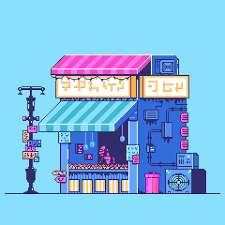
#> input picture img/1.png, 225 x 225 px, found by its file name
$ python openCV_intro.py
#> lines starting #> are read from the running program, lines starting #| are printed output that depends on the picture
import cv2    #import open CV

#ta có thể tạo 1 hàm để thay cho việc hiển thị ảnh rườm rà
#tuy nhiên như thế này ảnh sẽ hiển thị lần lượt chứ ko cùng lúc
# sử dụng display('base', img) để hiển thị
def display(title, img):
    cv2.imshow(title, img)
    cv2.waitKey(10000)
    cv2.destroyWindow(title)

#đọc một ảnh
path='C:/computer_vision/img/1.png'
img=cv2.imread(path)
#> img is the input picture: shape (225, 225, 3); mean B, G, R 227.8, 187.3, 131.9
#in thông tin ảnh
print(img)           #kết quả là bảng 3 chiều
#> (printed output is left out)
#lấy kích thước và in ra
print(img.shape)          #(225, 225 , 3)
#| (225, 225, 3)
x, y,z = img.shape
#> x = 225; y = 225; z = 3
print(x)      #225
#| 225
print(y)      #225
#| 225
print(z)      #3
#| 3
#hiển thị ảnh
display('base', img)
cv2.imshow('hust',img)     #title là hust
# chờ 1 khoảng thời gian
cv2.waitKey(10000)   # ảnh hiển thị trong 10s
# đóng cửa sổ sau 10s
cv2.destroyWindow('hust')  #đóng cửa sổ tên hust

#tách màu
b,g ,r = cv2.split(img)
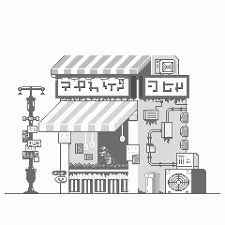
#> b: shape (225, 225); min 36, max 255, mean 227.8
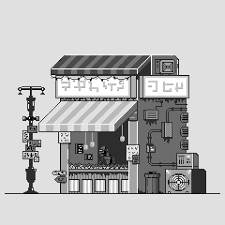
#> g: shape (225, 225); min 0, max 255, mean 187.3
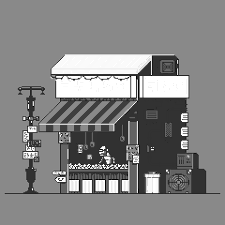
#> r: shape (225, 225); min 0, max 255, mean 131.9
cv2.imshow('base',img)
cv2.imshow('blue',b)
cv2.imshow('green',g)
cv2.imshow('red',r)
# chờ 1 khoảng thời gian
cv2.waitKey(15000)   # ảnh hiển thị trong 15s
#cv2.waitKey(0)   # ảnh hiển thị mãi trừ khi user tự bấm 1 phím nào đó
cv2.destroyAllWindows()    #đóng tất cả cửa sổ

# chuyển màu ảnh
gray_img = cv2.cvtColor(img, cv2.COLOR_BGR2GRAY)  #gõ COLOR_ rồi tự chọn mã màu
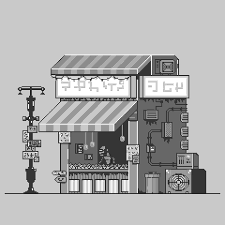
#> gray_img: shape (225, 225); min 17, max 255, mean 175.2
img_2 = cv2.cvtColor(img, cv2.COLOR_BGR2RGB)      # thử mã màu khác
cv2.imshow('base',img)
cv2.imshow('COLOR_BGR2GRAY', gray_img)
cv2.imshow('COLOR_BGR2RGB', img_2)
cv2.waitKey(15000)
cv2.destroyAllWindows()

#tô màu 1 phần ảnh
#thay đổi thông số của điểm ảnh
height, width, z = img.shape
#> height = 225; width = 225
quater_h = height/2
#> quater_h = 112.5
quater_w = width/2
#> quater_w = 112.5
#định nghĩa màu sắc
green_color = (0,255,0)
#copy hình ảnh
img2 = img.copy()
# thay đổi màu góc phần tư bên trái trên của ảnh thành màu xanh lá
#ép kiểu về int vì mặc định là float thì bị lỗi TypeError: 'float' object cannot be interpreted as an integer
for y in range(int(quater_h)):
    for x in range(int(quater_w)):
        img2[y,x] = green_color
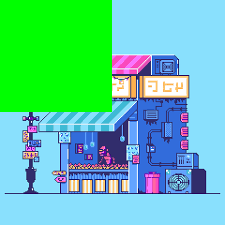
#> img2: shape (225, 225, 3); mean B, G, R 168.9, 199.6, 94.3
#hiển thị
cv2.imshow('base',img)
cv2.imshow('change', img2)
cv2.waitKey(15000)
cv2.destroyAllWindows()

$ run again, with img/2.png copied over img/1.png
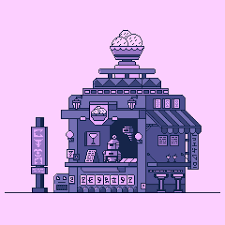
#> input picture img/2.png, 225 x 225 px, found by its file name
#> img is the input picture: shape (225, 225, 3); mean B, G, R 218.7, 168, 200.1
#> (printed output is left out)
#| (225, 225, 3)
#| 225
#| 225
#| 3
#> `gray_img = cv2.cvtColor(img, cv2.COLOR_BGR2GRAY)`:
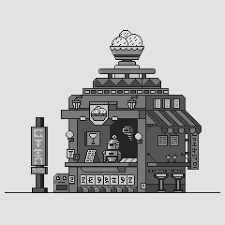
#> gray_img: shape (225, 225); min 0, max 243, mean 183.4
#> after the loop `for y in range(int(quater_h)):`:
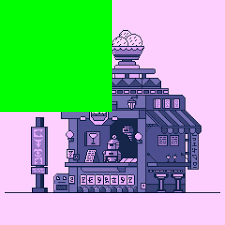
#> img2: shape (225, 225, 3); mean B, G, R 158.2, 182.7, 141.5
